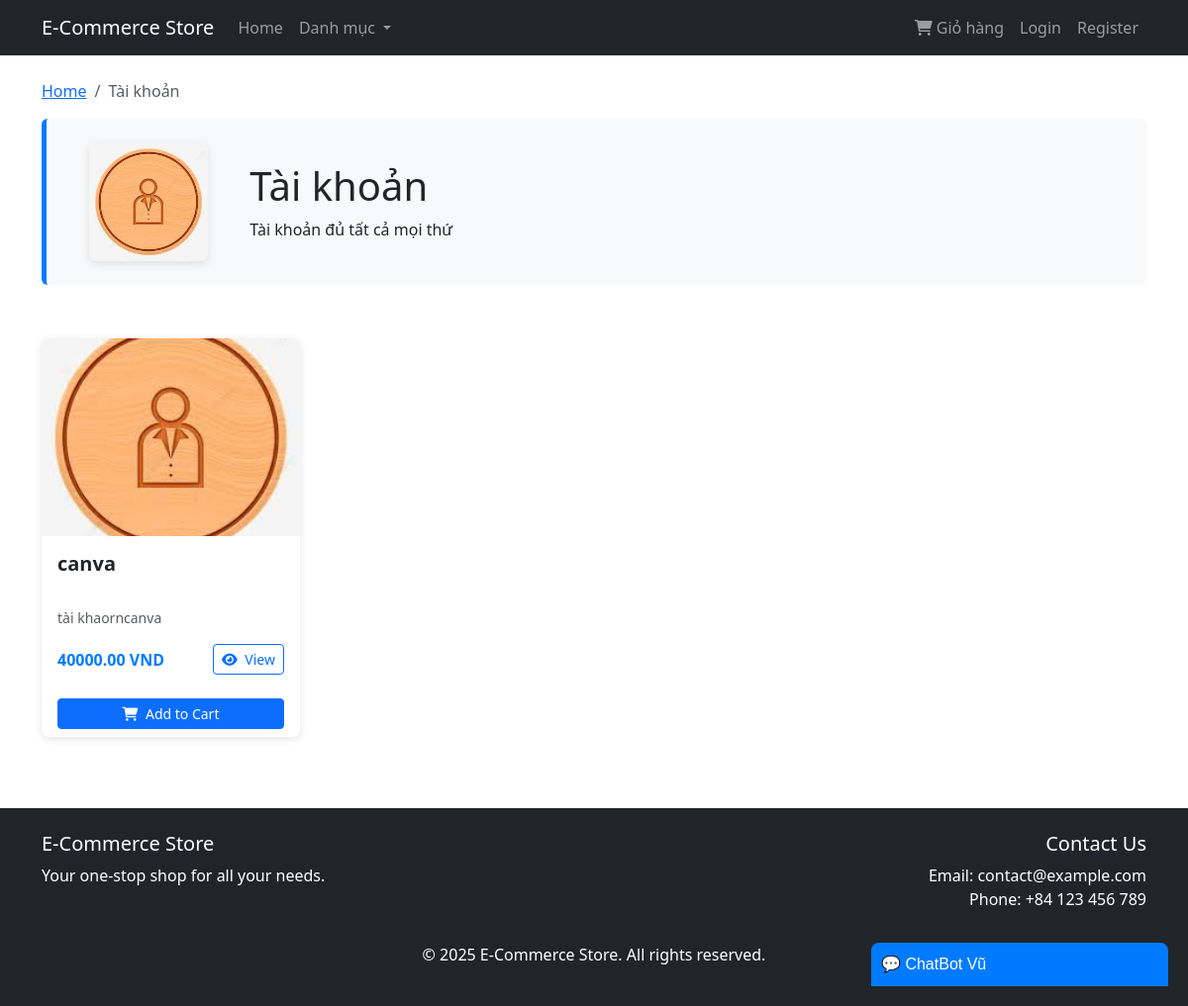
The page /category/tai-khoan/ on the database its author committed.
### store/models.py (models this page shows, shortened)
class Category(models.Model):
    name = models.CharField(max_length=100, unique=True)
    slug = models.SlugField(max_length=100, unique=True, blank=True)
    description = models.TextField(blank=True)
    image = models.ImageField(upload_to='categories/', blank=True, null=True)
    display_order = models.IntegerField(default=0, help_text="Thứ tự hiển thị (0=off, 1=đầu tiên, 2=thứ hai, ...)")
    is_active = models.BooleanField(default=True, help_text="Hiển thị danh mục này?")
    class Meta:
        verbose_name_plural = 'categories'
        ordering = ('display_order', 'name',)

class Product(models.Model):
    category = models.ForeignKey(Category, on_delete=models.CASCADE, related_name='products')
    name = models.CharField(max_length=200)
    slug = models.SlugField(max_length=200, unique=True, blank=True)
    description = models.TextField()
    price = models.DecimalField(max_digits=10, decimal_places=2)
    stock = models.PositiveIntegerField(default=0)
    is_available = models.BooleanField(default=True)
    display_order = models.IntegerField(default=0, help_text="Thứ tự hiển thị sản phẩm (số nhỏ hơn hiển thị trước)")
    is_featured = models.BooleanField(default=False, help_text="Đánh dấu sản phẩm nổi bật")
    meta_title = models.CharField(max_length=200, blank=True, help_text="Tiêu đề SEO (để trống sẽ dùng tên sản phẩm)")
    meta_description = models.TextField(blank=True, help_text="Mô tả SEO (để trống sẽ dùng mô tả sản phẩm)")
    meta_keywords = models.CharField(max_length=255, blank=True, help_text="Từ khóa SEO (phân cách bằng dấu phẩy)")
    created_at = models.DateTimeField(auto_now_add=True)
    updated_at = models.DateTimeField(auto_now=True)
    class Meta:
        ordering = ('display_order', 'name',)

class ProductImage(models.Model):
    product = models.ForeignKey(Product, on_delete=models.CASCADE, related_name='images')
    image = models.ImageField(upload_to='products/')
    is_main = models.BooleanField(default=False)

### store/views.py (the view)
# urls.py: path('category/<slug:slug>/', views.CategoryView.as_view(), name='category'),
class CategoryView(ListView):
    model = Product
    template_name = 'store/category.html'
    context_object_name = 'products'
    paginate_by = 8
    def get_queryset(self):
        self.category = get_object_or_404(Category, slug=self.kwargs['slug'])
        return Product.objects.filter(category=self.category, is_available=True).order_by('display_order', 'name')
    def get_context_data(self, **kwargs):
        context = super().get_context_data(**kwargs)
        context['category'] = self.category
        return context

### store/context_processors.py (called while the page is built)
def categories(request):
    return {
        'categories': Category.objects.filter(is_active=True).exclude(display_order=0).order_by('display_order')
    }

def cart_count(request):
    cart_count = 0
    if request.session.get('cart_id'):
        try:
            cart = Cart.objects.get(cart_id=request.session['cart_id'])
            cart_count = cart.item_count
        except Cart.DoesNotExist:
            pass
    return {
        'cart_count': cart_count
    }

### templates/store/category.html (shortened to what this page needs)
{% extends 'base/base.html' %}
{% block content %}
<nav aria-label="breadcrumb">
    <ol class="breadcrumb">
        <li class="breadcrumb-item"><a href="{% url 'home' %}">Home</a></li>
        <li class="breadcrumb-item active" aria-current="page">{{ category.name }}</li>
    </ol>
</nav>
<div class="row mb-4">
    <div class="col-12">
        <div class="category-header p-4 rounded">
            <div class="row align-items-center">
                <div class="col-md-2 text-center">
                    {% if category.image %}
                    <img src="{{ category.image.url }}" alt="{{ category.name }}" class="img-fluid category-image">
                    {% else %}
                    <div class="bg-white rounded p-3 d-inline-block">
                        <i class="fas fa-folder fa-4x text-primary"></i>
                    </div>
                    {% endif %}
                </div>
                <div class="col-md-10">
                    <h1 class="mb-2">{{ category.name }}</h1>
                    <p class="mb-0">{{ category.description }}</p>
                </div>
            </div>
        </div>
    </div>
</div>
<div class="row">
    {% for product in products %}
    <div class="col-md-3 mb-4">
        <div class="card product-card h-100">
            {% with main_image=product.images.all|dictsort:"is_main"|last %}
                {% if main_image %}
                <img src="{{ main_image.image.url }}" class="card-img-top" alt="{{ product.name }}">
                {% else %}
                <div class="card-img-top bg-light text-center py-5">
                    <i class="fas fa-box fa-3x text-secondary"></i>
                </div>
                {% endif %}
            {% endwith %}
            <div class="card-body">
                <h5 class="card-title product-title">{{ product.name }}</h5>
                <p class="card-text text-muted small">{{ product.description|truncatewords:15 }}</p>
                <div class="d-flex justify-content-between align-items-center mt-3">
                    <span class="product-price">{{ product.price }} VND</span>
                    <a href="{% url 'product_detail' product.slug %}" class="btn btn-sm btn-outline-primary">
                        <i class="fas fa-eye me-1"></i> View
                    </a>
                </div>
            </div>
            <div class="card-footer bg-white border-top-0">
                <button class="btn btn-primary btn-sm w-100" {% if not product.is_available %}disabled{% endif %}>
                    <i class="fas fa-shopping-cart me-1"></i> Add to Cart
                </button>
            </div>
        </div>
    </div>
    {% empty %}
    <div class="col-12">
        <div class="alert alert-info">
            <i class="fas fa-info-circle me-2"></i> No products available in this category yet.
        </div>
    </div>
    {% endfor %}
</div>
{% endblock %}

### templates/store/category.html (style rules this page uses)
.category-header { background-color: #f8f9fa; border-left: 5px solid #007bff; margin-bottom: 30px; transition: box-shadow 0.3s; }
.category-image { max-height: 120px; border-radius: 8px; box-shadow: 0 3px 10px rgba(0,0,0,0.1); }
.product-card { transition: transform 0.3s, box-shadow 0.3s; border: none; border-radius: 8px; overflow: hidden; box-shadow: 0 2px 10px rgba(0,0,0,0.1); }
.product-card .card-img-top { height: 200px; object-fit: cover; }
.product-price { font-weight: 600; color: #007bff; }
.product-title { font-weight: 600; height: 48px; overflow: hidden; display: -webkit-box; -webkit-line-clamp: 2; -webkit-box-orient: vertical; }

### rows shown on the page
Category: name "Tài khoản", image (picture), description "Tài khoản đủ tất cả mọi thứ"
Product: images.image (picture), name "canva", description "tài khaorncanva", price "40000.00"
